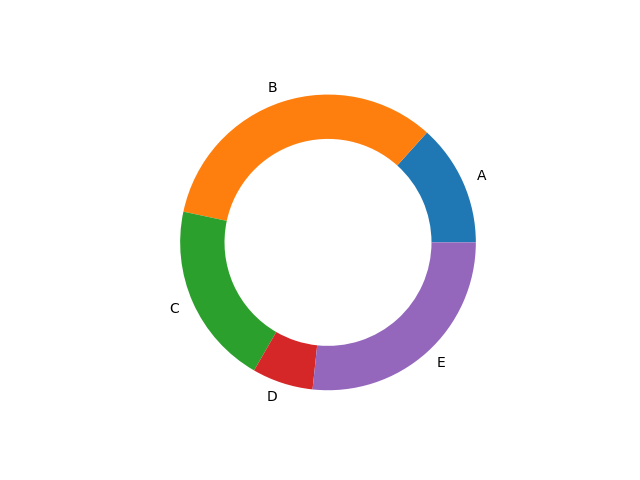

Write the Python code that produced this figure.
# Author:  Martin McBride
# Created: 2022-03-29
# Copyright (C) 2022, Martin McBride
# License: MIT

import matplotlib.pyplot as plt

v1 = [2, 5, 3, 1, 4]
labels1 = ["A", "B", "C", "D", "E"]
width = 0.3
wedge_properties = {"width":width}

plt.pie(v1, labels=labels1, wedgeprops=wedge_properties)
plt.savefig("piechart-donut.png")
plt.show()
